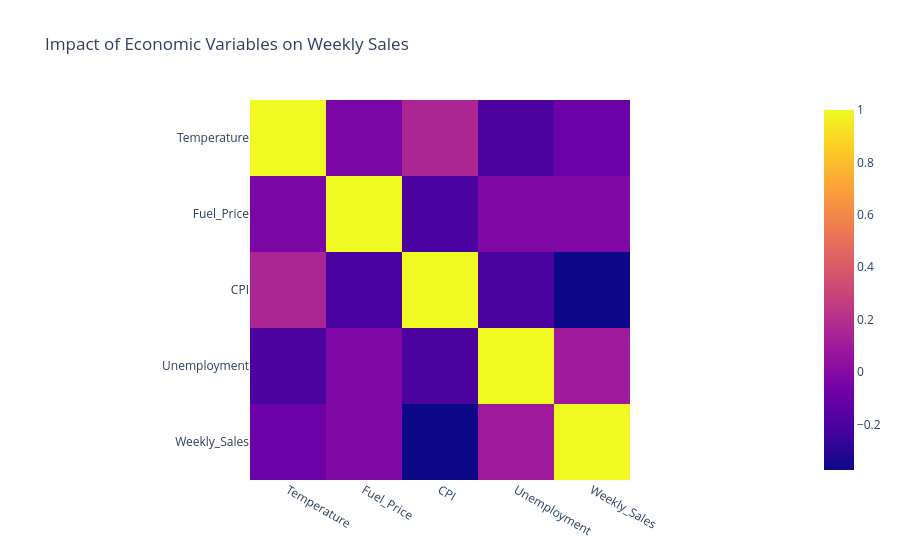

Write notebook code for a chart like this one.
### Code cell
px.imshow(df_corr,
          title="Impact of Economic Variables on Weekly Sales")

### Figure 1 — Plotly figure (JSON) as saved in the notebook; plotly's stock layout.template omitted (floating-point values rounded to 4 significant figures)
{"data": [{"coloraxis": "coloraxis", "hovertemplate": "x: %{x}<br>y: %{y}<br>color: %{z}<extra></extra>", "name": "0", "type": "heatmap", "x": ["Temperature", "Fuel_Price", "CPI", "Unemployment", "Weekly_Sales"], "xaxis": "x", "y": ["Temperature", "Fuel_Price", "CPI", "Unemployment", "Weekly_Sales"], "yaxis": "y", "z": [[1.0, -0.03523, 0.1552, -0.2013, -0.0913], [-0.03523, 1.0, -0.2065, -0.02615, -0.01832], [0.1552, -0.2065, 1.0, -0.2052, -0.3739], [-0.2013, -0.02615, -0.2052, 1.0, 0.09405], [-0.0913, -0.01832, -0.3739, 0.09405, 1.0]]}], "layout": {"coloraxis": {"colorscale": [[0, "#0d0887"], [0.1111, "#46039f"], [0.2222, "#7201a8"], [0.3333, "#9c179e"], [0.4444, "#bd3786"], [0.5556, "#d8576b"], [0.6667, "#ed7953"], [0.7778, "#fb9f3a"], [0.8889, "#fdca26"], [1, "#f0f921"]]}, "title": {"text": "Impact of Economic Variables on Weekly Sales"}, "xaxis": {"anchor": "y", "constrain": "domain", "domain": [0, 1], "scaleanchor": "y"}, "yaxis": {"anchor": "x", "autorange": "reversed", "constrain": "domain", "domain": [0, 1]}}}
